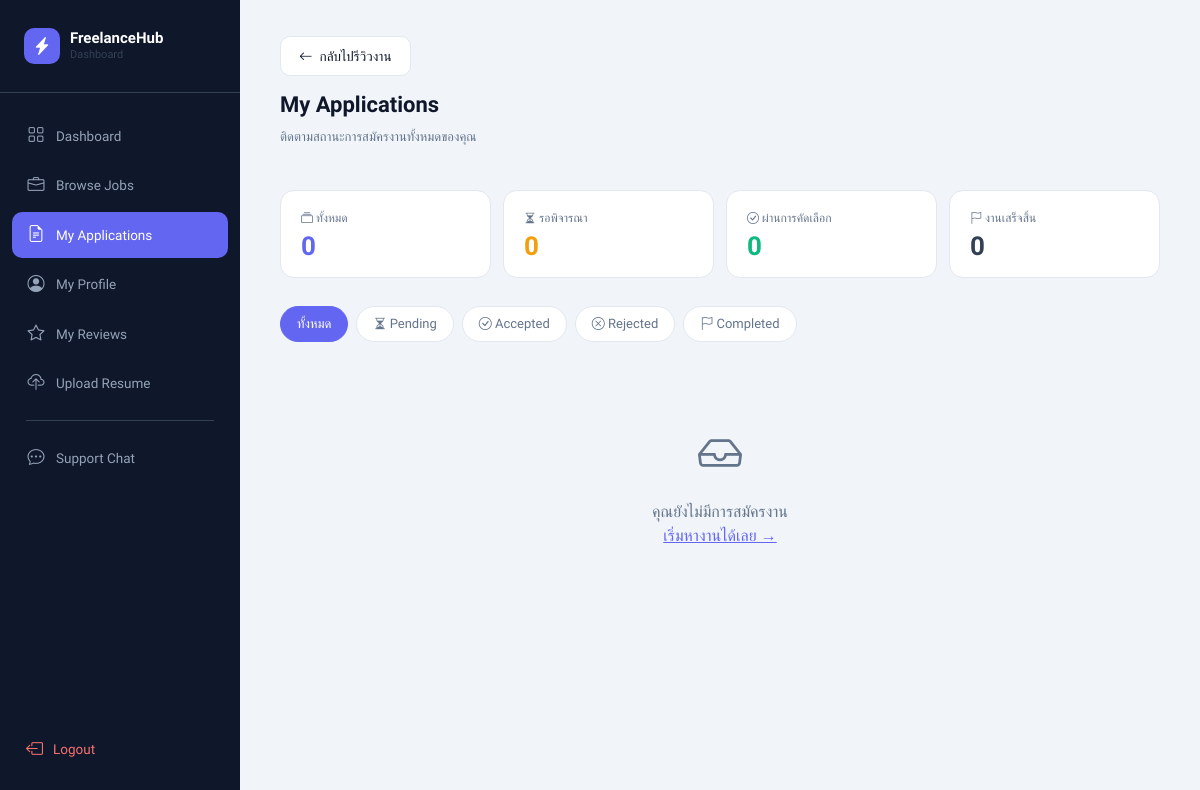
Before: /my_applications.php (signed in) with the older database file.
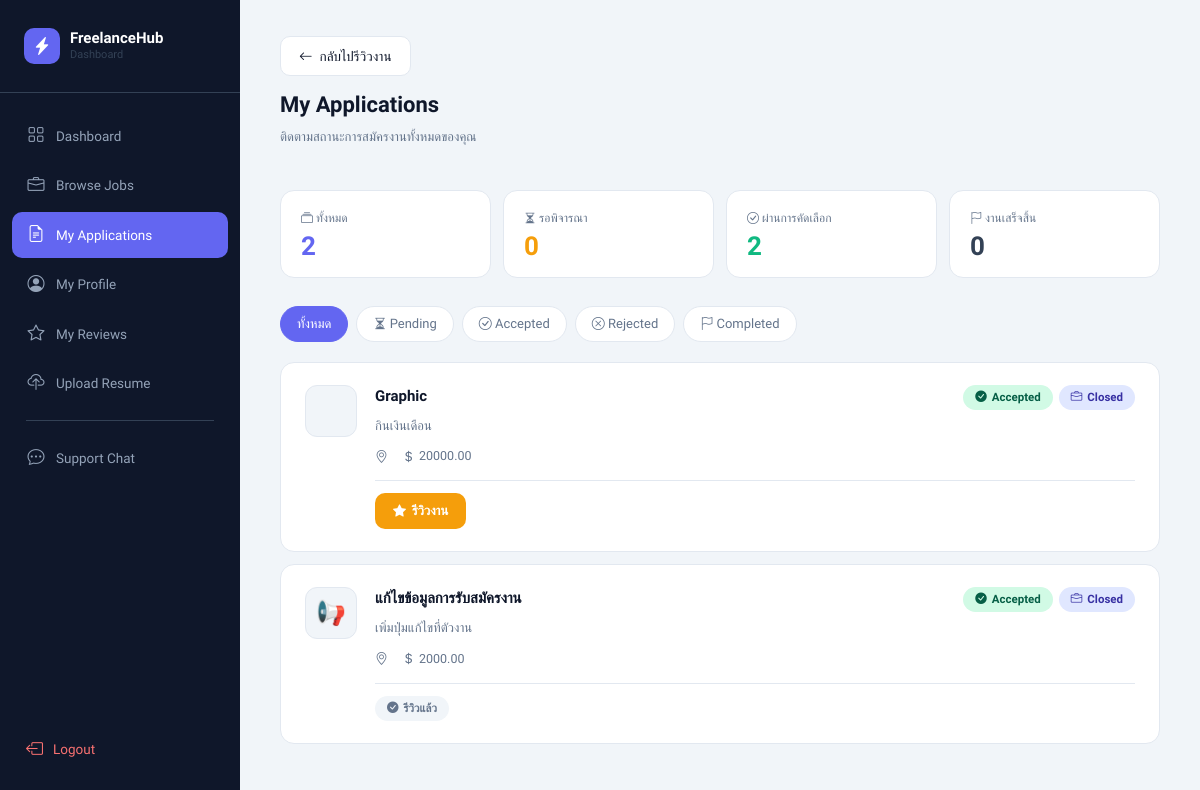
After: the same page with the newer database file.
### tables this page shows
CREATE TABLE `job_application` (
  `application_id` int(11) NOT NULL,
  `job_id` int(11) DEFAULT NULL,
  `freelancer_id` int(11) DEFAULT NULL,
  `apply_date` timestamp NOT NULL DEFAULT current_timestamp(),
  `status` varchar(50) DEFAULT 'pending'
);

CREATE TABLE `job` (
  `job_id` int(11) NOT NULL,
  `employer_id` int(11) NOT NULL,
  `title` varchar(255) NOT NULL,
  `description` text NOT NULL,
  `location` varchar(255) NOT NULL,
  `salary` decimal(10,2) DEFAULT 0.00,
  `latitude` double DEFAULT NULL,
  `longitude` double DEFAULT NULL,
  `deadline` datetime DEFAULT NULL,
  `status` enum('open','in_progress','completed','closed') DEFAULT 'open',
  `admin_status` enum('pending','approved','rejected') DEFAULT 'pending',
  `created_at` timestamp NOT NULL DEFAULT current_timestamp(),
  `category` varchar(100) DEFAULT NULL,
  `updated_at` timestamp NULL DEFAULT NULL
);

### my_applications.php (the view, shortened to what this page needs)
<?php
include "config.php";
$freelancer_id = $_SESSION['user_id'];
$result = mysqli_query($conn,"
    SELECT job_application.*,
           job.job_id,
           job.title,
           job.description,
           job.location,
           job.salary,
           job.status AS job_status,
           job.employer_id
    FROM job_application
    JOIN job ON job.job_id = job_application.job_id
    WHERE job_application.freelancer_id='$freelancer_id'
    ORDER BY job_application.application_id DESC
");
$total      = mysqli_num_rows($result);
$pending    = 0; $accepted = 0; $rejected = 0; $completed = 0;
$rows = [];
while($r = mysqli_fetch_assoc($result)) {
    $rows[] = $r;
    $s = strtolower($r['status']);
    if($s === 'pending')   $pending++;
    elseif($s === 'accepted' || $s === 'approved') $accepted++;
    elseif($s === 'rejected') $rejected++;
}
?>
<!DOCTYPE html>
<html lang="th">
<head>
<link href="https://cdn.jsdelivr.net/npm/bootstrap@5.3.0/dist/css/bootstrap.min.css" rel="stylesheet">
<link href="https://cdn.jsdelivr.net/npm/bootstrap-icons@1.11.0/font/bootstrap-icons.css" rel="stylesheet">
</head>
<body>
<aside class="sidebar">
  <div class="sidebar-brand">
    <a href="#" class="logo">
      <div class="logo-icon"><i class="bi bi-lightning-charge-fill"></i></div>
      <div>
        <div class="logo-text">FreelanceHub</div>
        <div class="logo-sub">Dashboard</div>
      </div>
    </a>
  </div>
  <nav class="sidebar-nav">
    <a href="freelancer_dashboard.php" class="nav-item"><i class="bi bi-grid"></i> Dashboard</a>
    <a href="browse_jobs.php" class="nav-item"><i class="bi bi-briefcase"></i> Browse Jobs</a>
    <a href="my_applications.php" class="nav-item active"><i class="bi bi-file-earmark-text"></i> My Applications</a>
    <a href="my_profile.php" class="nav-item"><i class="bi bi-person-circle"></i> My Profile</a>
    <a href="freelancer_reviews.php" class="nav-item"><i class="bi bi-star"></i> My Reviews</a>
    <a href="upload_resume.php" class="nav-item"><i class="bi bi-cloud-upload"></i> Upload Resume</a>
    <div class="nav-divider"></div>
    <a href="support_chat.php" class="nav-item"><i class="bi bi-chat-dots"></i> Support Chat</a>
  </nav>
  <div class="sidebar-footer">
    <a href="logout.php" class="nav-logout"><i class="bi bi-box-arrow-left"></i> Logout</a>
  </div>
</aside>
<main class="main">
  <a href="job_review.php" class="btn-back" style="display:inline-flex;align-items:center;gap:7px;background:var(--white);border:1px solid var(--border);color:var(--text);border-radius:10px;padding:9px 18px;font-size:13.5px;font-weight:500;text-decoration:none;margin-bottom:16px;transition:background .15s;">
    <i class="bi bi-arrow-left"></i> กลับไปรีวิวงาน
  </a>
  <div class="topbar">
    <div>
      <h2>My Applications</h2>
      <p>ติดตามสถานะการสมัครงานทั้งหมดของคุณ</p>
    </div>
  </div>
  <div class="stat-grid">
    <div class="stat-card s-total">
      <div class="label"><i class="bi bi-collection"></i> ทั้งหมด</div>
      <div class="value"><?php echo $total; ?></div>
    </div>
    <div class="stat-card s-pend">
      <div class="label"><i class="bi bi-hourglass-split"></i> รอพิจารณา</div>
      <div class="value"><?php echo $pending; ?></div>
    </div>
    <div class="stat-card s-ok">
      <div class="label"><i class="bi bi-check-circle"></i> ผ่านการคัดเลือก</div>
      <div class="value"><?php echo $accepted; ?></div>
    </div>
    <div class="stat-card s-done">
      <div class="label"><i class="bi bi-flag"></i> งานเสร็จสิ้น</div>
      <div class="value"><?php echo $completed; ?></div>
    </div>
  </div>
  <div class="filter-tabs">
    <button class="ftab active" data-filter="" onclick="setFilter(this)">ทั้งหมด</button>
    <button class="ftab" data-filter="pending"   onclick="setFilter(this)"><i class="bi bi-hourglass-split"></i> Pending</button>
    <button class="ftab" data-filter="accepted"  onclick="setFilter(this)"><i class="bi bi-check-circle"></i> Accepted</button>
    <button class="ftab" data-filter="rejected"  onclick="setFilter(this)"><i class="bi bi-x-circle"></i> Rejected</button>
    <button class="ftab" data-filter="completed" onclick="setFilter(this)"><i class="bi bi-flag"></i> Completed</button>
  </div>
  <?php if($total === 0): ?>
  <div class="empty-all">
    <i class="bi bi-inbox"></i>
    <p>คุณยังไม่มีการสมัครงาน<br><a href="browse_jobs.php" style="color:var(--accent);">เริ่มหางานได้เลย →</a></p>
  </div>
  <?php else: ?>
  <?php
  $icons = ['💼','🖥️','📐','📊','🚀','🎨','⚙️','📱','✍️','📢','','💰'];
  foreach($rows as $row):
    $icon = $icons[crc32($row['title']) % count($icons)];
    $job_id = $row['job_id'];
    $app_status  = strtolower($row['status']);
    $job_status  = strtolower($row['job_status']);
    $badgeClass = match($app_status) {
      'pending'           => 'bp-pending',
      'accepted','approved' => 'bp-accepted',
      'rejected'          => 'bp-rejected',
      default             => 'bp-other',
    };
    $badgeIcon = match($app_status) {
      'pending'           => 'bi-hourglass-split',
      'accepted','approved' => 'bi-check-circle-fill',
      'rejected'          => 'bi-x-circle-fill',
      default             => 'bi-circle',
    };
    $jobBadgeClass = ($job_status === 'completed') ? 'bp-completed' : (($job_status === 'closed') ? 'bp-completed' : 'bp-other');
    $filterVal = ($app_status === 'accepted' || $app_status === 'approved') ? 'accepted' : $app_status;
  ?>
  <div class="app-card" data-filter="<?php echo htmlspecialchars($filterVal); ?>">
    <div class="app-icon"><?php echo $icon; ?></div>
    <div class="app-body">
      <div style="display:flex;align-items:flex-start;justify-content:space-between;gap:10px;flex-wrap:wrap;">
        <div class="app-title"><?php echo htmlspecialchars($row['title']); ?></div>
        <div style="display:flex;gap:6px;flex-wrap:wrap;align-items:center;">
          <span class="badge-pill <?php echo $badgeClass; ?>">
            <i class="bi <?php echo $badgeIcon; ?>"></i>
            <?php echo htmlspecialchars(ucfirst($row['status'])); ?>
          </span>
          <span class="badge-pill <?php echo $jobBadgeClass; ?>">
            <i class="bi bi-briefcase"></i>
            <?php echo htmlspecialchars(ucfirst($row['job_status'])); ?>
          </span>
        </div>
      </div>
      <p class="app-desc"><?php echo htmlspecialchars($row['description']); ?></p>
      <div class="app-meta">
        <span><i class="bi bi-geo-alt"></i><?php echo htmlspecialchars($row['location']); ?></span>
        <span><i class="bi bi-currency-dollar"></i><?php echo htmlspecialchars($row['salary']); ?></span>
      </div>
      <?php
      $can_review = ($app_status === 'accepted' || $app_status === 'approved' || $job_status === 'completed');
      $check_review = mysqli_query($conn,"
          SELECT * FROM employer_review
          WHERE job_id='$job_id'
          AND freelancer_id='$freelancer_id'
      ");
      $already_reviewed = mysqli_num_rows($check_review) > 0;
      ?>
      <?php if($can_review): ?>
      <div class="app-actions">
        <?php if(!$already_reviewed): ?>
        <a href="job_review.php?job_id=<?php echo (int)$job_id; ?>" class="btn-rate">
          <i class="bi bi-star-fill"></i> รีวิวงาน
        </a>
        <?php else: ?>
        <span class="badge-pill bp-reviewed">
          <i class="bi bi-check-circle-fill"></i> รีวิวแล้ว
        </span>
        <?php endif; ?>
      </div>
      <?php endif; ?>
    </div>
  </div>
  <?php endforeach; ?>
  <?php endif; ?>
</main>
</body>
</html>

Changed rows visible on the page:
added job_application: job.title "Graphic", status "Accepted", job.status "Closed", job.description "กินเงินเดือน", job.salary "20000.00"
added job_application: job.title "📢", job.title "แก้ไขข้อมูลการรับสมัครงาน", status "Accepted", job.status "Closed", job.description "เพิ่มปุ่มแก้ไขที่ตัวงาน", job.salary "2000.00", shows "รีวิวแล้ว"
Other visible differences:
$total: "0" → "2"
$accepted: "0" → "2"
text no longer shown: "คุณยังไม่มีการสมัครงาน เริ่มหางานได้เลย →"
